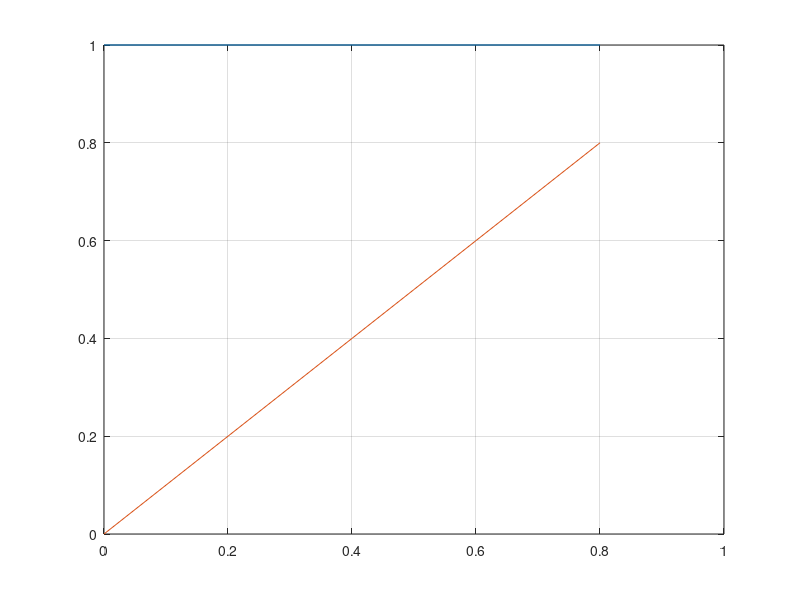

MATLAB code to generate this figure:
clear all
clc

P0=700;
V0 =800;  
VIN=80;                 %//input voltage

D=0.00001:0.1:0.9;
% Vo = VIN.*(1./(1-D).^2);
gain= (1./(1-D).^2); %v0/Vin
vc1=D.*V0./(D.*800);
Vc2=D.*V0./800;
plot(D,vc1)

hold on
plot(D,Vc2)
grid on
hold on
